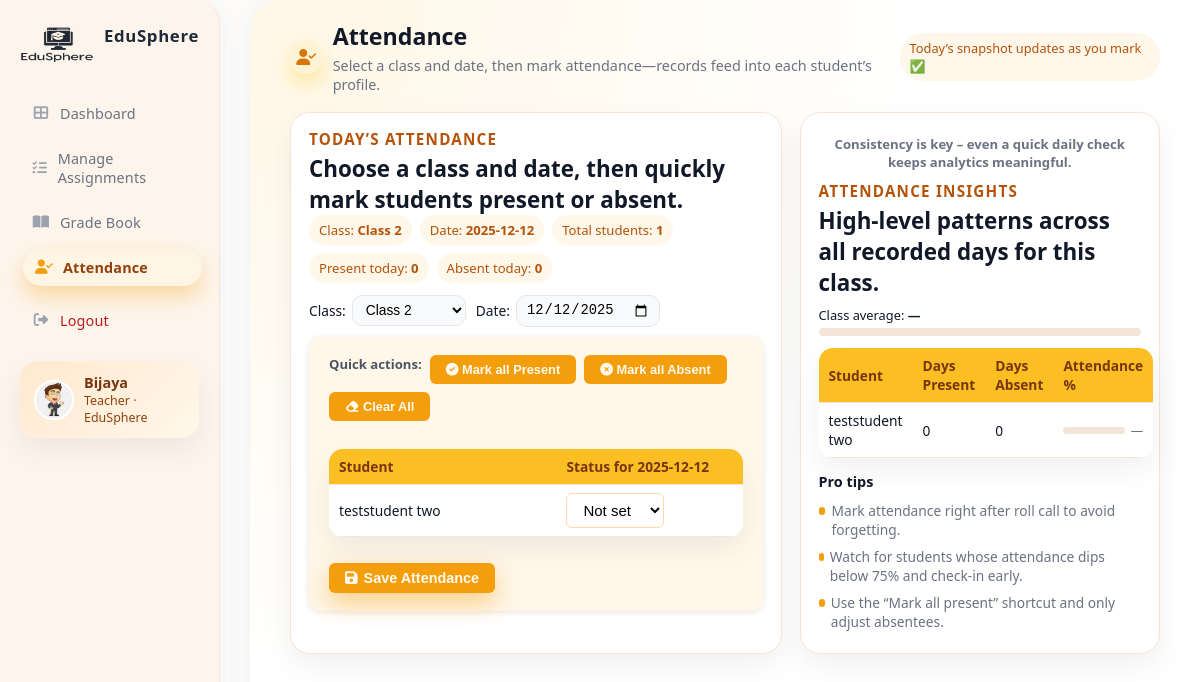
/dashboards/teacher/attendance.php?class=2 (signed in), run on the app's committed database.
### tables this page shows
CREATE TABLE `students` (
  `user_id` int(11) NOT NULL,
  `class` varchar(50) NOT NULL,
  `dob` date NOT NULL,
  `student_serial` varchar(20) NOT NULL
);

### dashboards/teacher/attendance.php (the view, shortened to what this page needs)
<?php
require_once '../../includes/db.php';
$teacher_name   = $_SESSION['teacher_name']  ?? 'Teacher';
$teacher_avatar = '../../assets/img/user.jpg';
$classes = [];
try {
    $stmt = $conn->query("
        SELECT DISTINCT class
        FROM students
        WHERE class IS NOT NULL AND class <> ''
        ORDER BY class
    ");
    $classes = $stmt->fetchAll(PDO::FETCH_COLUMN);
} catch (Exception $e) {
    $classes = [];
}
function class_label($cls) {
    return 'Class ' . $cls;
}
$selectedClass = $_GET['class'] ?? ($classes[0] ?? '');
$selectedDate  = $_GET['date']  ?? date('Y-m-d');
$students = [];
if ($selectedClass !== '') {
    $stmt = $conn->prepare("
        SELECT
            s.user_id AS id,
            s.class   AS class,
            CONCAT(u.first_name, ' ', u.last_name) AS name
        FROM students s
        JOIN users u ON s.user_id = u.id
        WHERE u.role = 'Student' AND s.class = ?
        ORDER BY u.first_name, u.last_name
    ");
    $stmt->execute([$selectedClass]);
    $students = $stmt->fetchAll(PDO::FETCH_ASSOC);
}
$attendanceStatus = [];
$presentToday = 0;
$absentToday  = 0;
$summary = [];
$classAverage = null;
?>
<!DOCTYPE html>
<html lang="en">
<head>
  <link rel="stylesheet" href="../../assets/css/dashboard.css" />
  <link rel="stylesheet" href="https://cdnjs.cloudflare.com/ajax/libs/font-awesome/6.5.0/css/all.min.css" />
</head>
<body>
<div class="app-shell">
  <aside class="sidebar">
    <div>
      <div class="logo">
        <img src="../../assets/img/logo.png" alt="EduSphere Logo" />
        <span>EduSphere</span>
      </div>
      <nav class="nav">
        <a href="dashboard.php"><i class="fas fa-th-large"></i> Dashboard</a>
        <a href="manage-assignments.php"><i class="fas fa-tasks"></i> Manage Assignments</a>
        <a href="gradebook.php"><i class="fas fa-book-open"></i> Grade Book</a>
        <a href="attendance.php" class="active"><i class="fas fa-user-check"></i> Attendance</a>
        <a href="/edusphere/auth/logout.php" class="logout"><i class="fas fa-sign-out-alt"></i> Logout</a>
      </nav>
      <div class="sidebar-teacher-card">
        <img src="<?= htmlspecialchars($teacher_avatar) ?>" alt="Teacher" />
        <div>
          <div class="name"><?= htmlspecialchars($teacher_name) ?></div>
          <div class="role">Teacher · EduSphere</div>
        </div>
      </div>
    </div>
  </aside>
  <main class="main">
    <div class="main-inner">
      <header class="page-header">
        <div class="page-title-line">
          <div class="page-title-icon">
            <i class="fas fa-user-check"></i>
          </div>
          <div>
            <h2>Attendance</h2>
            <p>Select a class and date, then mark attendance—records feed into each student’s profile.</p>
          </div>
        </div>
        <div class="page-header-clipart">
          <span class="page-header-chip">Today’s snapshot updates as you mark ✅</span>
        </div>
      </header>
      <section class="content-grid">
        <div class="card">
          <h3 class="card-title">Today’s Attendance</h3>
          <p class="card-sub">Choose a class and date, then quickly mark students present or absent.</p>
          <div class="summary-chips">
            <span class="summary-chip">
              Class: <strong><?= htmlspecialchars(class_label($selectedClass)) ?></strong>
            </span>
            <span class="summary-chip">
              Date: <strong><?= htmlspecialchars($selectedDate) ?></strong>
            </span>
            <span class="summary-chip">
              Total students: <strong><?= count($students) ?></strong>
            </span>
            <span class="summary-chip">
              Present today: <strong><?= $presentToday ?></strong>
            </span>
            <span class="summary-chip">
              Absent today: <strong><?= $absentToday ?></strong>
            </span>
          </div>
          <form method="get" class="filter-bar">
            <label>
              Class:
              <select name="class" onchange="this.form.submit()">
                <?php if (empty($classes)): ?>
                  <option value="">No classes</option>
                <?php else: ?>
                  <?php foreach ($classes as $c): ?>
                    <option value="<?= htmlspecialchars($c) ?>" <?= (string)$c === (string)$selectedClass ? 'selected' : '' ?>>
                      <?= htmlspecialchars('Class ' . $c) ?>
                    </option>
                  <?php endforeach; ?>
                <?php endif; ?>
              </select>
            </label>
            <label>
              Date:
              <input type="date" name="date" value="<?= htmlspecialchars($selectedDate) ?>" onchange="this.form.submit()" />
            </label>
          </form>
          <?php if ($selectedClass === '' || empty($students)): ?>
            <p style="color:var(--text-muted);font-size:0.9rem;margin-top:4px;">
              Start by selecting a class. Once students are enrolled in that class, you’ll see them here.
            </p>
          <?php else: ?>
            <form method="post" id="attendanceForm">
              <div class="quick-actions">
                <span style="font-weight:600;color:#4b5563;">Quick actions:</span>
                <button type="button" class="mark-present" onclick="setAllStatus('present')">
                  <i class="fas fa-check-circle"></i> Mark all Present
                </button>
                <button type="button" onclick="setAllStatus('absent')">
                  <i class="fas fa-times-circle"></i> Mark all Absent
                </button>
                <button type="button" onclick="setAllStatus('')">
                  <i class="fas fa-eraser"></i> Clear All
                </button>
              </div>
              <table class="att-table">
                <thead>
                  <tr>
                    <th style="width:55%;">Student</th>
                    <th>Status for <?= htmlspecialchars($selectedDate) ?></th>
                  </tr>
                </thead>
                <tbody>
                  <?php foreach ($students as $stu):
                    $id     = (int)$stu['id'];
                    $name   = $stu['name'];
                    $status = $attendanceStatus[$id] ?? '';
                  ?>
                    <tr>
                      <td><?= htmlspecialchars($name) ?></td>
                      <td>
                        <select name="status[<?= $id ?>]" class="status-select">
                          <option value="" <?= $status === '' ? 'selected' : '' ?>>Not set</option>
                        </select>
                      </td>
                    </tr>
                  <?php endforeach; ?>
                </tbody>
              </table>
              <button type="submit" class="btn-save">
                <i class="fas fa-save"></i> Save Attendance
              </button>
            </form>
          <?php endif; ?>
        </div>
        <aside class="card">
          <div class="side-illustration">
            <p>Consistency is key – even a quick daily check keeps analytics meaningful.</p>
          </div>
          <h3 class="card-title">Attendance Insights</h3>
          <p class="card-sub">High-level patterns across all recorded days for this class.</p>
          <div class="class-average-bar">
            <div>
              Class average:
              <strong><?= $classAverage !== null ? $classAverage . '%' : '—' ?></strong>
            </div>
            <div class="bar">
            </div>
          </div>
          <?php if (!empty($students)): ?>
            <table class="summary-table" id="summaryTable">
              <thead>
                <tr>
                  <th>Student</th>
                  <th>Days Present</th>
                  <th>Days Absent</th>
                  <th style="width:36%;">Attendance %</th>
                </tr>
              </thead>
              <tbody>
                <?php foreach ($students as $stu):
                  $id   = (int)$stu['id'];
                  $info = $summary[$id] ?? ['present'=>0,'absent'=>0,'percent'=>null];
                  $pct  = $info['percent'];
                ?>
                  <tr data-percent="<?= $pct !== null ? $pct : 0 ?>">
                    <td><?= htmlspecialchars($stu['name']) ?></td>
                    <td><?= $info['present'] ?></td>
                    <td><?= $info['absent'] ?></td>
                    <td>
                      <div class="progress-wrapper">
                        <div class="progress-bar">
                        </div>
                        <span><?= $pct !== null ? $pct.'%' : '—' ?></span>
                      </div>
                    </td>
                  </tr>
                <?php endforeach; ?>
              </tbody>
            </table>
          <?php else: ?>
            <p style="font-size:0.86rem;color:var(--text-muted);margin:6px 0 12px;">
              Once you start recording attendance, you’ll see long-term trends here.
            </p>
          <?php endif; ?>
          <h4 style="margin:14px 0 6px;font-size:0.9rem;">Pro tips</h4>
          <ul class="tip-list">
            <li><span class="tip-dot"></span><span>Mark attendance right after roll call to avoid forgetting.</span></li>
            <li><span class="tip-dot"></span><span>Watch for students whose attendance dips below 75% and check-in early.</span></li>
            <li><span class="tip-dot"></span><span>Use the “Mark all present” shortcut and only adjust absentees.</span></li>
          </ul>
        </aside>
      </section>
    </div>
  </main>
</div>
</body>
</html>

### assets/css/dashboard.css (style rules this page uses)
:root { --bg-page: #f5eee9; --bg-shell: #fdfcfb; --bg-sidebar: #fdf5ec; --bg-main: #ffffff; --accent: #f59e0b; --accent-strong: #f97316; --accent-soft: #fff1d6; --text-main: #111827; --text-muted: #6b7280; --border-soft: #f3e5d7; --input-bg: #f9fafb; --input-border: #e5e7eb; --error-bg: #fef2f2; --error-border: #fecaca; --error-text: #b91c1c; --info-bg: #eff6ff; --info-border: #bfdbfe; --info-text: #1d4ed8; --shadow-soft: 0 2px 24px rgba(60, 72, 88, 0.07); --shadow-card: 0 14px 34px rgba(15, 23, 42, 0.08); }
*, *::before, *::after { margin: 0; padding: 0; box-sizing: border-box; }
body { font-family: system-ui, -apple-system, BlinkMacSystemFont, "Segoe UI", sans-serif; background: radial-gradient(circle at top left, #ffe4c7 0, #fdf2e9 35%, #f5eee9 100%); color: var(--text-main); display: flex; height: 100vh; width: 100%; overflow: hidden; transition: background 0.3s ease, color 0.3s ease; }
.sidebar { background: var(--bg-sidebar); width: 220px; min-width: 200px; padding: 32px 18px; box-shadow: var(--shadow-soft); display: flex; flex-direction: column; justify-content: space-between; border-right: 1px solid var(--border-soft); border-radius: 0 24px 24px 0; transition: box-shadow 0.3s; }
.logo img { width: 80px; margin-bottom: 8px; }
.logo span { display: block; font-weight: 700; font-size: 1.1rem; color: #1f2937; letter-spacing: 0.04em; margin-bottom: 24px; }
.nav { display: flex; flex-direction: column; gap: 8px; }
.nav a, .nav-link { text-decoration: none; font-size: 15px; color: var(--text-muted); padding: 10px 18px; border-radius: 999px; transition: background 0.18s, color 0.18s, box-shadow 0.18s, transform 0.18s; font-weight: 500; letter-spacing: 0.01em; margin-bottom: 2px; display: flex; align-items: center; gap: 10px; }
.nav a i, .nav-link i { width: 18px; text-align: center; font-size: 0.9rem; color: #9ca3af; }
.nav a.active, .nav-link.active, .nav a:hover, .nav-link:hover { background: var(--accent-soft); color: #92400e; box-shadow: 0 10px 22px rgba(245, 158, 11, 0.35); transform: translateX(3px); }
.nav a.active i, .nav-link.active i { color: var(--accent); }
.nav a.logout { margin-top: 10px; color: #b91c1c; }
.sidebar-teacher-card { margin-top: 24px; padding: 14px 16px; border-radius: 20px; background: radial-gradient(circle at top left,#ffe1b8,#fff7ea); box-shadow: var(--shadow-card); display: flex; align-items: center; gap: 12px; }
.sidebar-teacher-card img { width: 44px; height: 44px; border-radius: 50%; object-fit: cover; border: 2px solid #fff; }
.sidebar-teacher-card .name { font-size: 0.98rem; font-weight: 600; color: #78350f; }
.sidebar-teacher-card .role { font-size: 0.8rem; color: #92400e; }
.main { flex: 1; background: radial-gradient(circle at top left, #fff7e6 0, #ffffff 55%); padding: 36px 48px; border-radius: 32px 0 0 32px; overflow-y: auto; min-height: 100vh; box-sizing: border-box; box-shadow: var(--shadow-soft); transition: background 0.3s; }
.main-inner { max-width: 1320px; margin: 0 auto; }
.card { background: var(--bg-main); border-radius: 16px; box-shadow: var(--shadow-card); padding: 18px 20px; border: 1px solid var(--border-soft); min-width: 180px; transition: box-shadow 0.18s, border-color 0.18s, transform 0.18s, background 0.18s; }
.card h3 { margin: 0 0 4px 0; font-size: 0.95rem; text-transform: uppercase; letter-spacing: 0.08em; color: #b45309; font-weight: 700; }
.card p { margin: 0; color: var(--text-main); font-size: 1.4rem; font-weight: 700; }
.content-grid { margin-top: 14px; display: grid; grid-template-columns: minmax(0, 3.1fr) minmax(280px, 1.3fr); gap: 22px; align-items: flex-start; }
#attendanceForm { display: flex; flex-wrap: wrap; gap: 16px; align-items: center; background: #fff7ea; padding: 18px 20px; border-radius: 12px; box-shadow: 0 1px 6px rgba(148, 119, 73, 0.18); margin-bottom: 24px; }
#attendanceForm select, #attendanceForm input[type="number"] { padding: 7px 12px; border: 1px solid #fed7aa; border-radius: 6px; font-size: 15px; background: #fff; outline: none; transition: border 0.2s; }
#attendanceForm button { padding: 7px 16px; border: none; border-radius: 6px; background: var(--accent); color: #fffaf0; font-weight: 600; cursor: pointer; transition: background 0.2s, transform 0.1s; }

### data on the page
students: name "teststudent two", user_id "Not set", user_id "0"

### other printed values
$teacher_name "Bijaya"
class_label($selectedClass) "Class 2"
$selectedDate "2025-12-12"
count($students) "1"
$presentToday "0"
$absentToday "0"
form field class "Class 2"
